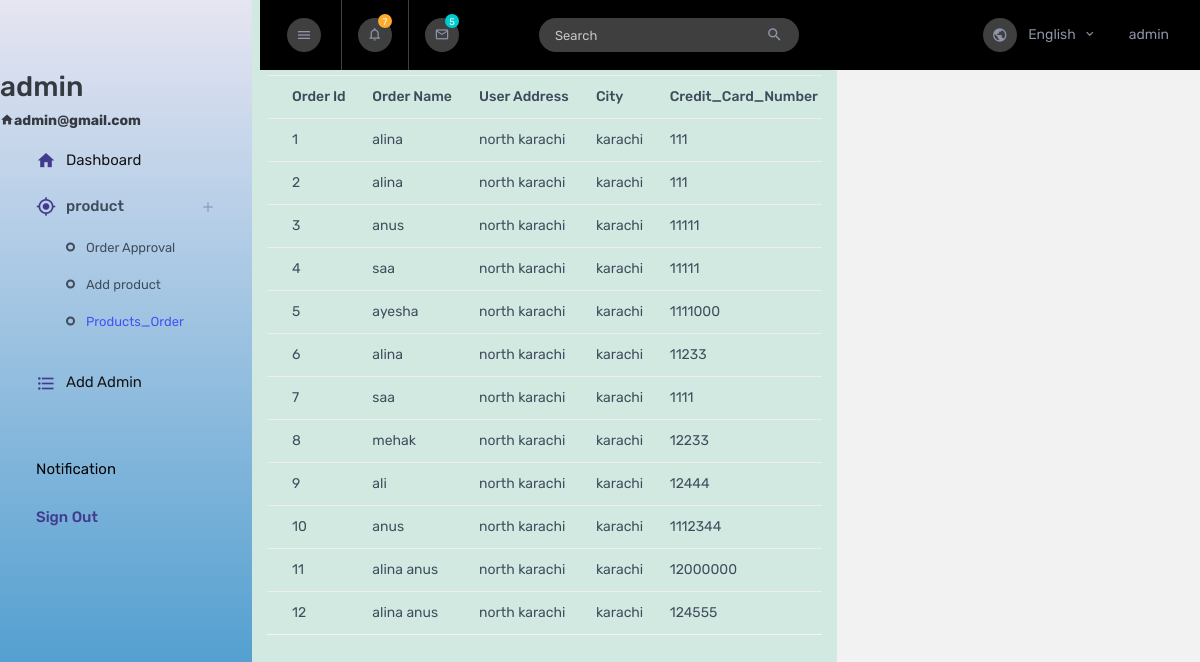
Page /admin/pages/user_product_order.php (signed in) on the committed database.
### tables this page shows
CREATE TABLE `check_in` (
  `id` int(11) NOT NULL,
  `name` varchar(50) NOT NULL,
  `email` varchar(50) NOT NULL,
  `address` varchar(100) NOT NULL,
  `city` varchar(20) NOT NULL,
  `Credit_Card_Number` bigint(20) NOT NULL
);

### admin/pages/user_product_order.php (the view)
<?php include "header.php"?>
            <div class="container-fluid">
            <table class="table">
                <br>
                <br>
            <h3 class="text-center">User Product Orders<h3>
                <thead class="text-dark" id="product-table-border" >
                    <tr>
                        <th>Order Id</th>
                        <th>Order Name</th>
                        <th>User Address</th>
                        <th>City</th>
                        <th>Credit_Card_Number</th>
                    </tr>
                </thead>
                <tbody class="text-dark">
                    <?php include('connection.php');
            $query="select * from check_in";
            $result= mysqli_query($connect, $query);
            if(mysqli_num_rows($result))
            {
                while($data=mysqli_fetch_array($result))
                { ?>
                    <tr>
                        <td>
                            <?php echo $data['id']?>
                        </td>
                        <td>
                            <?php echo $data['name']?>
                        </td>
                        <td>
                            <?php echo $data['address']?>
                        </td>
                        <td>
                            <?php echo $data['city']?>
                        </td>
                        <td>
                            <?php echo $data['Credit_Card_Number']?>
                        </td>
                        <?php
                }
            }
            ?>
                    </tr>
                </tbody>
            </table>
        </div>
    </div>
<?php include "footer.php"?>

### admin/pages/header.php (shortened to what this page needs)
<!DOCTYPE html>
<html lang="en">
  <head>
    <link rel="stylesheet" href="assets/vendors/mdi/css/materialdesignicons.min.css" />
    <link rel="stylesheet" href="assets/vendors/flag-icon-css/css/flag-icon.min.css" />
    <link rel="stylesheet" href="assets/vendors/css/vendor.bundle.base.css" />
    <link rel="stylesheet" href="assets/vendors/font-awesome/css/font-awesome.min.css" />
    <link rel="stylesheet" href="assets/vendors/bootstrap-datepicker/bootstrap-datepicker.min.css" />
    <link rel="stylesheet" href="assets/css/style.css" />
    <link rel="stylesheet" href="css.css">
  </head>
  <body>
    <div class="container-scroller">
      <nav class="sidebar sidebar-offcanvas" id="sidebar">
        <div class="text-center sidebar-brand-wrapper d-flex align-items-center">
        </div>
        <?php
include('connection.php');
if (isset($_SESSION['admin_login'])) {
    $email = mysqli_real_escape_string($connect, $_SESSION['admin_login']);
    $select = "SELECT admin_name FROM admin WHERE admin_email = '$email'";
    $result = mysqli_query($connect, $select);
    $data = mysqli_fetch_array($result);
}
?>
        <ul class="nav">
        <div class="nav-profile-text d-flex flex-column pr-3">
            <h2 class=" mdi font-weight-medium mb-2"><?php echo $data['admin_name']  ?></h2>
          </div>
        <div class="nav-profile-text d-flex flex-column pr-3">
                <h6 class="mdi mdi-home menu-icon"><?php  echo $_SESSION['admin_login']?></h6>
              </div>
          <li class="nav-item">
            <a class="nav-link" href="index.php">
              <i class="mdi mdi-home menu-icon"></i>
              <span class="menu-title">Dashboard</span>
            </a>
          </li>
          <li class="nav-item">
            <a class="nav-link" data-toggle="collapse" href="#ui-basic" aria-expanded="false" aria-controls="ui-basic">
              <i class="mdi mdi-crosshairs-gps menu-icon"></i>
              <span class="menu-title">product</span>
              <i class="menu-arrow"></i>
            </a>
            <div class="collapse" id="ui-basic">
              <ul class="nav flex-column sub-menu">
                <li class="nav-item">
                  <a class="nav-link" href="orderapproval.php">Order Approval</a>
                </li>
                <li class="nav-item">
                  <a class="nav-link" href="addproduct.php">Add product</a>
                </li>
                <li class="nav-item">
                  <a class="nav-link" href="user_product_order.php">Products_Order</a>
                </li>
              </ul>
            </div>
          </li>
          <li class="nav-item">
            <a class="nav-link" href="addadmin.php">
              <i class="mdi mdi-format-list-bulleted menu-icon"></i>
              <span class="menu-title">Add Admin</span>
            </a>
</li>
          <li class="nav-item sidebar-actions">
            <div class="nav-link">
              <div class="mt-4">
                <div class="border-none">
                  <p class="text-black">Notification</p>
                </div>
                <ul class="mt-4 pl-0"><a href="signout.php">
                  <li>Sign Out</li></a>
                </ul>
              </div>
            </div>
          </li>
        </ul>
      </nav>
      <div class="container-fluid page-body-wrapper">
        <nav class="navbar col-lg-12 col-12 p-lg-0 fixed-top d-flex flex-row">
          <div class="navbar-menu-wrapper d-flex align-items-stretch justify-content-between">
            <button class="navbar-toggler navbar-toggler align-self-center mr-2" type="button" data-toggle="minimize">
              <i class="mdi mdi-menu"></i>
            </button>
            <ul class="navbar-nav">
              <li class="nav-item dropdown">
                <a class="nav-link count-indicator dropdown-toggle" id="notificationDropdown" href="#" data-toggle="dropdown">
                  <i class="mdi mdi-bell-outline"></i>
                  <span class="count count-varient1">7</span>
                </a>
              </li>
              <li class="nav-item dropdown d-none d-sm-flex">
                <a class="nav-link count-indicator dropdown-toggle" id="messageDropdown" href="#" data-toggle="dropdown">
                  <i class="mdi mdi-email-outline"></i>
                  <span class="count count-varient2">5</span>
                </a>
              </li>
              <li class="nav-item nav-search border-0 ml-1 ml-md-3 ml-lg-5 d-none d-md-flex">
                <form class="nav-link form-inline mt-2 mt-md-0">
                  <div class="input-group">
                    <input type="text" class="form-control" placeholder="Search" />
                    <div class="input-group-append">
                      <span class="input-group-text">
                        <i class="mdi mdi-magnify"></i>
                      </span>
                    </div>
                  </div>
                </form>
              </li>
            </ul>
            <ul class="navbar-nav navbar-nav-right ml-lg-auto">
              <li class="nav-item dropdown d-none d-xl-flex border-0">
                <a class="nav-link dropdown-toggle" id="languageDropdown" href="#" data-toggle="dropdown">
                  <i class="mdi mdi-earth"></i> English </a>
              </li>
              <li class="nav-item nav-profile dropdown border-0">
                  <span class="profile-name"><?php echo $data['admin_name']  ?></span>
              </li>
            </ul>
          </div>
        </nav>

### admin/pages/footer.php (shortened to what this page needs)
<footer class="footer">
            <div class="d-sm-flex justify-content-center justify-content-sm-between">
              <span class="text-muted d-block text-center text-sm-left d-sm-inline-block">srs electtrical</span>
              <span class="float-none float-sm-right d-block mt-1 mt-sm-0 text-center"> Free <a href="https://www.bootstrapdash.com/" target="_blank">Bootstrap dashboard template</a> from Bootstrapdash.com</span>
            </div>
          </footer>
        </div>
  </body>
</html>

### website/product/css.css (style rules this page uses)
body { background:#eee }
body { background-color: #d2e9e1; }
h4, h5, h6, .h4, .h5, .h6 { font-weight: 600 !important; }
.navbar .navbar-nav .nav-link { color:rgb(8, 8, 8); outline: none; }
button { display: inline-block; background-color: #65CCB8; color: #182628; padding: 10px 30px; border-radius: 30px; border: none; cursor: pointer; transition: background-color 0.3s ease, transform 0.3s ease; }

### rows in the picture
check_in: id "1", name "alina", address "north karachi", city "karachi", Credit_Card_Number "111"
check_in: id "2", name "alina", address "north karachi", city "karachi", Credit_Card_Number "111"
check_in: id "3", name "anus", address "north karachi", city "karachi", Credit_Card_Number "11111"
check_in: id "4", name "saa", address "north karachi", city "karachi", Credit_Card_Number "11111"
check_in: id "5", name "ayesha", address "north karachi", city "karachi", Credit_Card_Number "1111000"
check_in: id "6", name "alina", address "north karachi", city "karachi", Credit_Card_Number "11233"
check_in: id "7", name "saa", address "north karachi", city "karachi", Credit_Card_Number "1111"
check_in: id "8", name "mehak", address "north karachi", city "karachi", Credit_Card_Number "12233"
check_in: id "9", name "ali", address "north karachi", city "karachi", Credit_Card_Number "12444"
check_in: id "10", name "anus", address "north karachi", city "karachi", Credit_Card_Number "1112344"
check_in: id "11", name "alina anus", address "north karachi", city "karachi", Credit_Card_Number "12000000"
check_in: id "12", name "alina anus", address "north karachi", city "karachi", Credit_Card_Number "124555"

### other values in the picture
$data['admin_name'] "admin"
$_SESSION['admin_login'] "admin@gmail.com"
